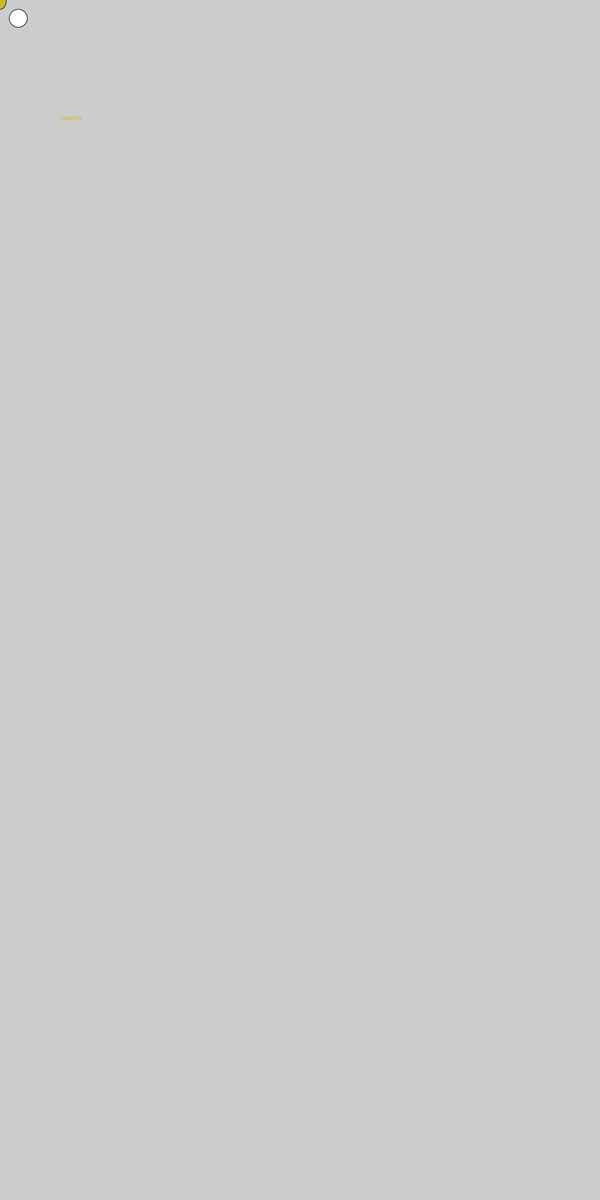
Frame 1 (no input)
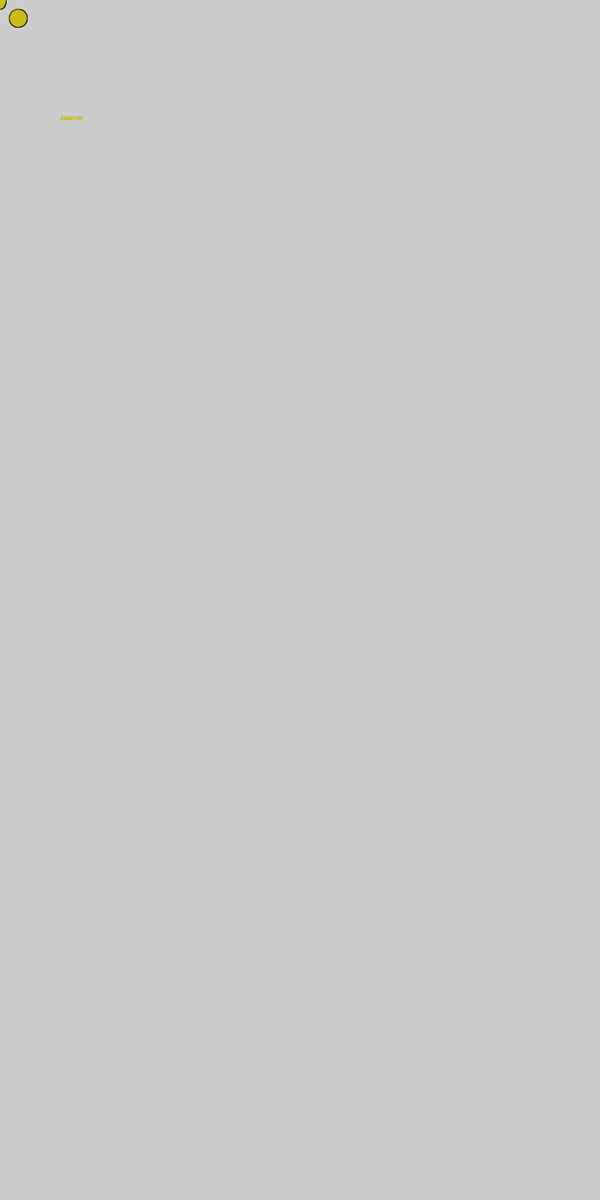
Frame 60 (the mouse pressed at the canvas centre just before this capture)
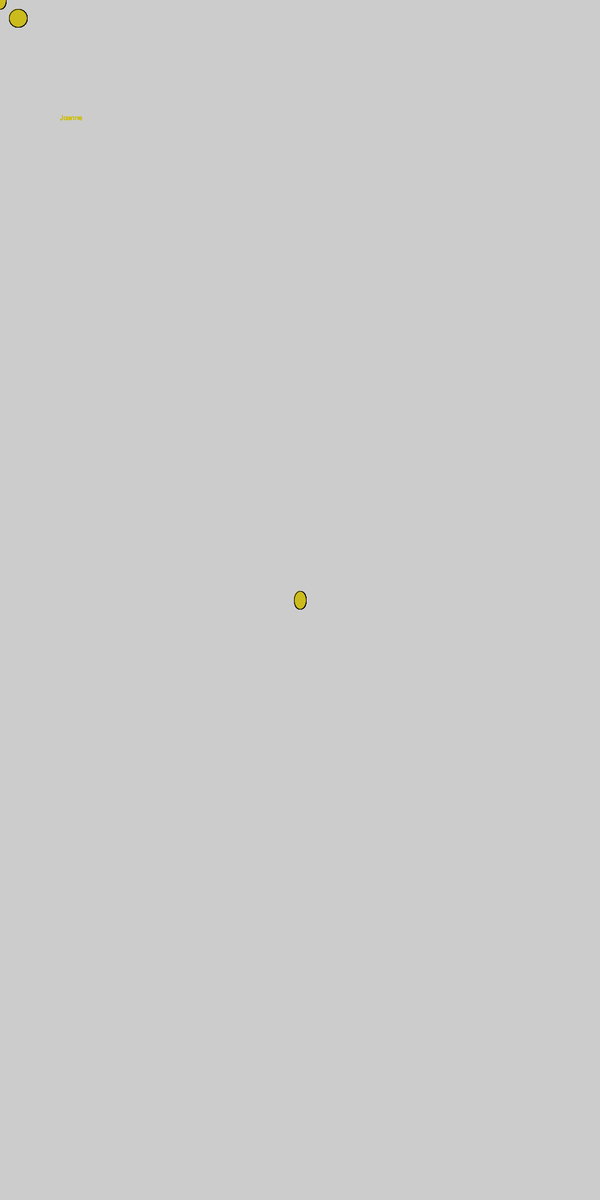
Frame 120 (the mouse held since frame 60 and released just before this capture)

The Processing sketch that drew these frames (run headless with seeded random() and noise(); from frame 60 on, the mouse is pressed at the canvas centre):

// Processing sketch: First_sketch_160404a
// ── First_sketch_160404a.pde
void setup (){
  size(1000, 2000);
  
}
void draw (){
  ellipse(30, 30, 30, 30);
  fill(204, 187, 034);
 if(mousePressed){
 //circles change

 
 }
 
   ellipse(mouseX, mouseY, 20, 30);
   text("Joanne", 100, 200);
}
